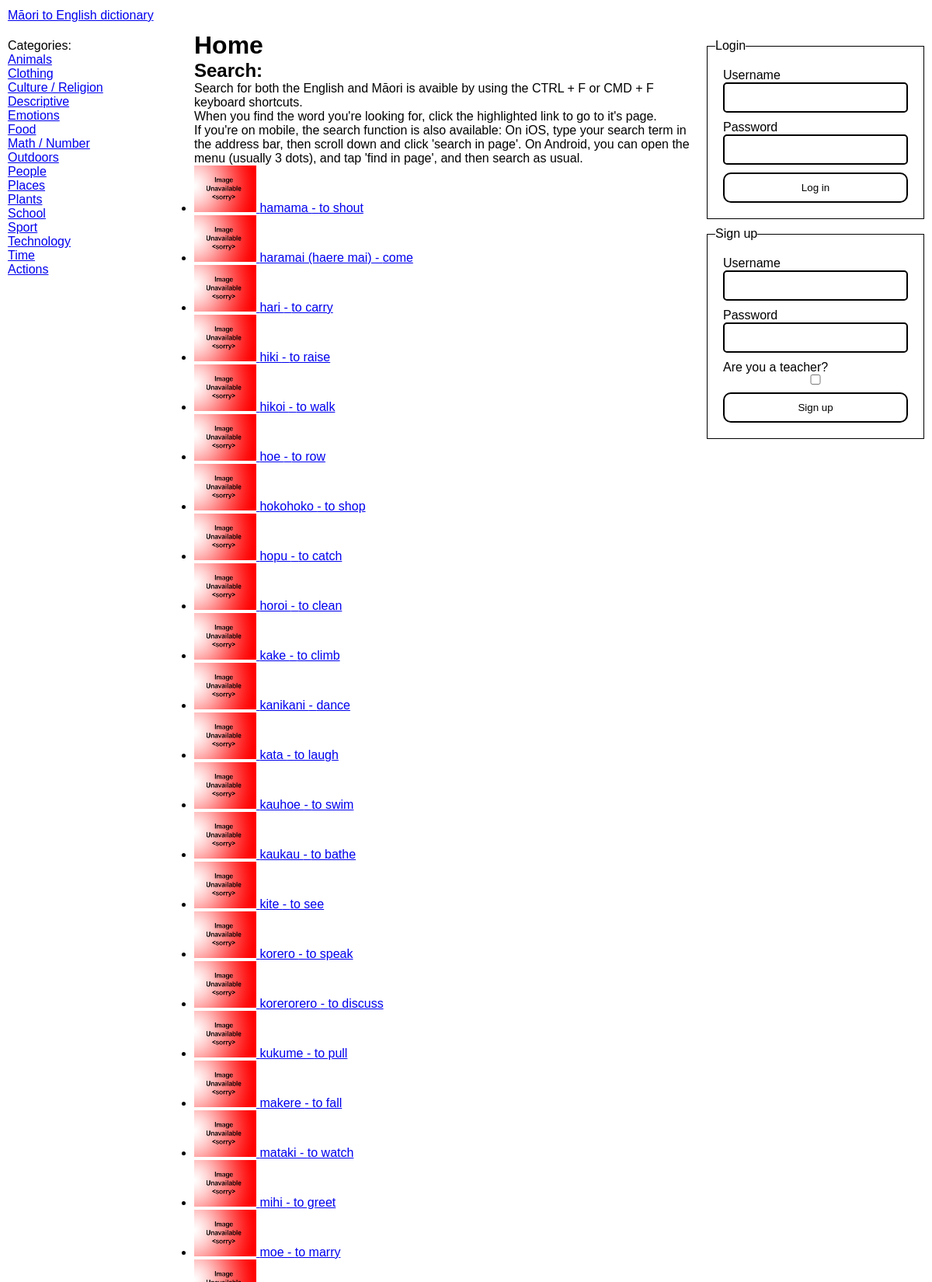
The page / (upper part) on the database its author committed.
### tables this page shows
CREATE TABLE "Categories" (
	"ID"	INTEGER NOT NULL UNIQUE,
	"EnglishName"	TEXT NOT NULL,
	PRIMARY KEY("ID" AUTOINCREMENT)
) STRICT;

CREATE TABLE "Words" (
	"ID"	INTEGER NOT NULL UNIQUE,
	"MaoriSpelling"	TEXT NOT NULL,
	"EnglishSpelling"	TEXT NOT NULL,
	"EnglishDefinition"	TEXT NOT NULL,
	"YearLevelFirstEncountered"	INTEGER NOT NULL,
	"ImageFilename"	TEXT,
	"CreatedBy"	INTEGER NOT NULL,
	"CreatedAt"	INTEGER NOT NULL,
	"LastModifiedBy"	INTEGER,
	"LastModifiedAt"	INTEGER,
	"CategoryID"	INTEGER NOT NULL,
	PRIMARY KEY("ID" AUTOINCREMENT),
	FOREIGN KEY("CategoryID") REFERENCES "Categories"("ID"),
	FOREIGN KEY("CreatedBy") REFERENCES "Users"("ID"),
	FOREIGN KEY("LastModifiedAt") REFERENCES "Users"("ID")
) STRICT;

### app.py (the view)
@server.route("/", methods=["GET"])
def home_page():
    words_query = "SELECT * FROM Words"
    g.cursor.execute(words_query)
    words = g.cursor.fetchall()
    return render_template("pages/home.jinja", words=words)

### app.py (called while the page is built, shortened)
def db_dict_factory(cursor, row):
    d = {}
    for idx, col in enumerate(cursor.description):
        d[col[0]] = row[idx]
    return d

def get_db() -> sqlite3.Connection:
    db_connection = sqlite3.connect("dictionary.db")
    db_connection.row_factory = db_dict_factory
    return db_connection

def get_user():
    return False

@server.before_request
def before_request():
    g.db = get_db()
    g.cursor = g.db.cursor()
    g.user = get_user()
    categories_query = "SELECT ID, EnglishName from Categories"
    g.cursor.execute(categories_query)
    categories = g.cursor.fetchall()
    g.categories = categories

@server.teardown_request
def teardown_request(error):
    g.db.close()

@server.context_processor
def context_processor():
    return {"categories": g.categories, "user": g.user}

### templates/pages/home.jinja
{% extends "base.jinja" %}
{% set title = "Home" %}
{% block main %}
    <h1>Home</h1>
    <section>
        <h2>Search:</h2>
        <p>
            Search for both the English and Māori is avaible by using the <kbd>CTRL + F</kbd> or <kbd>CMD + F</kbd> keyboard shortcuts.
        </p>
        <p>When you find the word you're looking for, click the highlighted link to go to it's page.</p>
        <p>
            If you're on mobile, the search function is also available:
            On iOS, type your search term in the address bar, then scroll down and click 'search in page'.
            On Android, you can open the menu (usually 3 dots), and tap 'find in page', and then search as usual.
        </p>
    </section>
    {{ components.WordList(words) }}
{% endblock main %}

### templates/base.jinja (shortened to what this page needs)
{% import 'components.jinja' as components with context %}
<!DOCTYPE html>
<html lang="en">
    <head>
        <link href="{{ url_for('static', filename='style.css') }}" rel="stylesheet" />
    </head>
    <body>
        <header>
            <a href="{{ url_for('home_page') }}" id="site-title">Māori to English dictionary</a>
        </header>
        <section id="categories-container">
            <nav id="categories">
                Categories:
                <ul>
                    {% for category in categories %}
                        <li>
                            <a href="{{ url_for('category_page', id=category.ID) }}">{{ category.EnglishName }}</a>
                        </li>
                    {% endfor %}
                </ul>
            </nav>
        </section>
        <main id="content">
            {% block main %}
            {% endblock main %}
        </main>
        <section id="auth-container">
            <div id="auth">
                {% if user == false %}
                    <fieldset form="login">
                        <legend>Login</legend>
                        <form action="{{ url_for('handle_log_in') }}" id="login" method="post">
                            {{ components.TextField("log-in-username", "Username") }}
                            {{ components.TextField("log-in-password", "Password", type="password") }}
                            <button type="submit">Log in</button>
                        </form>
                    </fieldset>
                    <fieldset form="sign-up">
                        <legend>Sign up</legend>
                        <form action="{{ url_for('handle_sign_up') }}" id="sign-up" method="post">
                            {{ components.TextField("sign-up-username", "Username") }}
                            {{ components.TextField("sign-up-password", "Password", type="password") }}
                            <label for="is-teacher">
                                Are you a teacher?
                                <input type="checkbox" name="is-teacher" id="is-teacher" />
                            </label>
                            <button type="submit">Sign up</button>
                        </form>
                    </fieldset>
                {% endif %}
            </div>
        </section>
</body>
</html>

### templates/components.jinja (shortened to what this page needs)
{% macro WordImage(word, small=False) %}
    {% set multiplier = 80 %}
    {% if small %}
        {% set multiplier = 20 %}
    {% endif %}
    {% if word.ImageFilename != none %}
        <img class="word-image"
             src="{{ url_for('static', filename='images/'+word.ImageFilename) }}"
             alt="An image of {{ word.EnglishSpelling }}"
             title="An image of {{ word.EnglishSpelling }}"
             width="{{ 4*multiplier }}"
             height="{{ 3*multiplier }}" />
    {% else %}
        <img class="word-image"
             src="{{ url_for('static', filename='images/noimage.png') }}"
             alt="A placeholder image"
             title="A placeholder image"
             width="{{ 4*multiplier }}"
             height="{{ 3*multiplier }}" />
    {% endif %}
{% endmacro %}
{% macro WordLink(word) %}
    <a href="{{ url_for('word_page', id=word.ID) }}">
    {{ WordImage(word, small=True) }} <span>{{ word.MaoriSpelling }} - {{ word.EnglishSpelling }}</span></a>
{% endmacro %}
{% macro WordList(words) %}
    {% if user != false  and user.teacher %}
        <table>
            <thead>
                <tr>
                    <th>Word</th>
                    <th>Actions</th>
                </tr>
            </thead>
            <tbody>
                {% for word in words %}
                    <tr>
                        <td>{{ WordLink(word) }}</td>
                        <td>
                            <a data-confirm href="{{ url_for('delete_word_action', id=word.ID) }}">Delete</a>
                        </td>
                    </tr>
                {% endfor %}
            </tbody>
        </table>
    {% else %}
        <ul>
            {% for word in words %}<li>{{ WordLink(word) }}</li>{% endfor %}
        </ul>
    {% endif %}
{% endmacro %}
{% macro TextField(name, label, prefix=None, textarea=False, required=True) %}
    <label for="{{ name }}">
        {{ label }}
        {% if textarea==false %}
            <div class="input-wrapper">
            {% endif %}
            {% if textarea %}
                <textarea {% else %} <input {% endif %} name="{{ name }}" id="{{ name }}" {% if required %}required{% endif %} {% for arg in kwargs %}{{ arg+'="'+kwargs[arg]+'"' }}{% endfor %}  {% if textarea %}></textarea>
            {% else %}
                />
            </div>
        {% endif %}
    </label>
{% endmacro %}

### static/style.css (style rules this page uses)
* { box-sizing: border-box; margin: 0; padding: 0; border: 0; font-family: sans-serif; }
:root { --navbar-height: 40px; --footer-height: 40px; --categories-width: 250px; --auth-width: 300px; --footer-x-padding: 10px; --header-x-padding: 10px; --categories-padding: 10px; --auth-padding: 10px; color-scheme: light; --accent: red; --accent-contrast: black; }
html, body { background-color: white; color: black; }
body { display: grid; min-height: 100vh; grid-template-columns: auto; grid-template-rows: var(--navbar-height) 1fr auto auto var(--footer-height); grid-template-areas: "header" "main" "categories" "auth" "footer"; }
#categories-container { grid-area: categories; }
#categories { padding: var(--categories-padding); }
#categories ul { list-style-type: none; }
#auth-container { grid-area: auth; }
#auth { padding: var(--auth-padding); display: flex; flex-direction: column; gap: var(--auth-padding); }
@media screen and (min-width: 800px) { body { grid-template-columns: var(--categories-width) auto var(--auth-width); grid-template-rows: var(--navbar-height) auto var(--footer-height); grid-template-areas: "header header header" "categories main auth" "footer footer footer"; } }
@media screen and (min-width: 800px) { #categories { position: sticky; top: 0; } }
@media screen and (min-width: 800px) { #auth { position: sticky; top: 0; } }
header { grid-area: header; grid-column: 1/-1; display: flex; align-items: center; padding-left: var(--header-x-padding); padding-right: var(--header-x-padding); }
main { grid-area: main; }
fieldset { border: 1px solid black; }
form, fieldset { display: flex; flex-direction: column; padding: 10px; gap: 10px; }
label { display: flex; flex-direction: column; }
form :is(button, input, select, textarea) { padding: 10px; padding-left: 15px; padding-right: 15px; display: block; border-radius: 5px; width: 100%; background-color: white; }
form :is(button, .input-wrapper, select, textarea) { border: 2px solid black; border-radius: 5px; width: 100%; color: black; }
label { color: black; }
form :is(button, select, textarea):focus, form .input-wrapper:focus-within { border-color: var(--accent); outline: none; }
form .input-wrapper { padding: 0px; display: flex; align-items: center; }
form input { padding: 10px; }
form button[type="submit"] { padding: 10px; padding-left: 15px; padding-right: 15px; border-radius: 10px; }
form label:has(input[type="checkbox"]) { color: black; }

### rows shown on the page
Categories: EnglishName "Animals"
Categories: EnglishName "Clothing"
Categories: EnglishName "Culture / Religion"
Categories: EnglishName "Descriptive"
Categories: EnglishName "Emotions"
Categories: EnglishName "Food"
Categories: EnglishName "Math / Number"
Categories: EnglishName "Outdoors"
Categories: EnglishName "People"
Categories: EnglishName "Places"
Categories: EnglishName "Plants"
Categories: EnglishName "School"
Categories: EnglishName "Sport"
Categories: EnglishName "Technology"
Categories: EnglishName "Time"
Categories: EnglishName "Actions"
Words: MaoriSpelling "hamama", EnglishSpelling "to shout"
Words: MaoriSpelling "haramai (haere mai)", EnglishSpelling "come"
Words: MaoriSpelling "hari", EnglishSpelling "to carry"
Words: MaoriSpelling "hiki", EnglishSpelling "to raise"
Words: MaoriSpelling "hikoi", EnglishSpelling "to walk"
Words: MaoriSpelling "hoe", EnglishSpelling "to row"
Words: MaoriSpelling "hokohoko", EnglishSpelling "to shop"
Words: MaoriSpelling "hopu", EnglishSpelling "to catch"
Words: MaoriSpelling "horoi", EnglishSpelling "to clean"
Words: MaoriSpelling "kake", EnglishSpelling "to climb"
Words: MaoriSpelling "kanikani", EnglishSpelling "dance"
Words: MaoriSpelling "kata", EnglishSpelling "to laugh"
Words: MaoriSpelling "kauhoe", EnglishSpelling "to swim"
Words: MaoriSpelling "kaukau", EnglishSpelling "to bathe"
Words: MaoriSpelling "kite", EnglishSpelling "to see"
Words: MaoriSpelling "korero", EnglishSpelling "to speak"
Words: MaoriSpelling "korerorero", EnglishSpelling "to discuss"
Words: MaoriSpelling "kukume", EnglishSpelling "to pull"
Words: MaoriSpelling "makere", EnglishSpelling "to fall"
Words: MaoriSpelling "mataki", EnglishSpelling "to watch"
Words: MaoriSpelling "mihi", EnglishSpelling "to greet"
Words: MaoriSpelling "moe", EnglishSpelling "to marry"

### other values the page prints
{{ label }} "Username Password Username Password"
